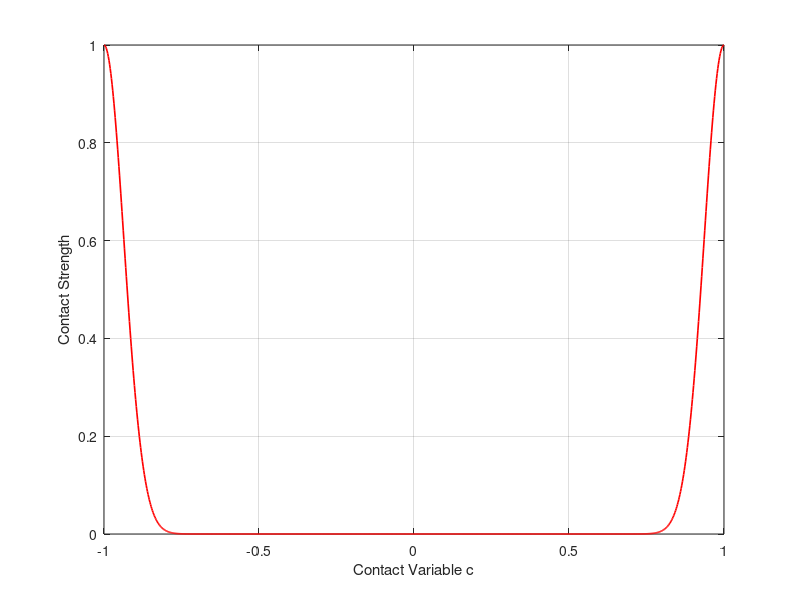

Here is the MATLAB script that generated this plot:
figure()
plot(linspace(-1,1,1000),(sin(pi/2*linspace(-1,1,1000))).^100,'r','linewidth',1.2);
grid on;
xlabel('Contact Variable c');
ylabel('Contact Strength');